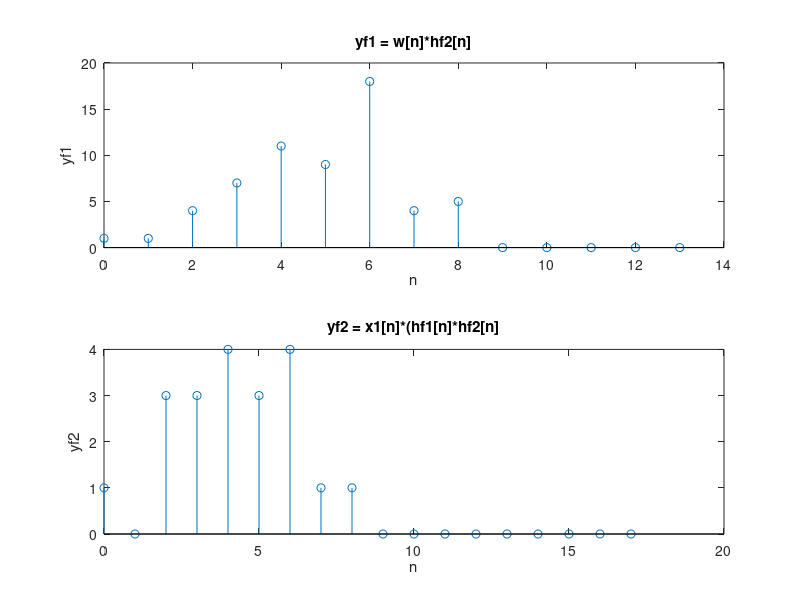

This figure's MATLAB source:
nx1 = 0:9;
nhf2 = 0:4;
x1 = [ones(1, 5) zeros(1, 5)];
hf2 = [1 -1 3 0 1];

w = (nx1 + 1) .* x1;

yf1 = conv(w, hf2);
nyf1 = nx1(1) + nhf2(1):nx1(end) + nhf2(end);

xf1 = [1 zeros(1, 4)];
hf1 = (nhf2 + 1) .* xf1;

hseries = conv(hf1, hf2);
nhseries = nhf2(1) + nhf2(1):nhf2(end) + nhf2(end);

yf2 = conv(x1, hseries);
nyf2 = nx1(1) + nhseries(1):nx1(end) + nhseries(end);

subplot(2, 1, 1)
stem(nyf1, yf1)
xlabel('n')
ylabel('yf1')
title('yf1 = w[n]*hf2[n]');
subplot(2, 1, 2)
stem(nyf2, yf2)
xlabel('n')
ylabel('yf2')
title('yf2 = x1[n]*(hf1[n]*hf2[n]');
